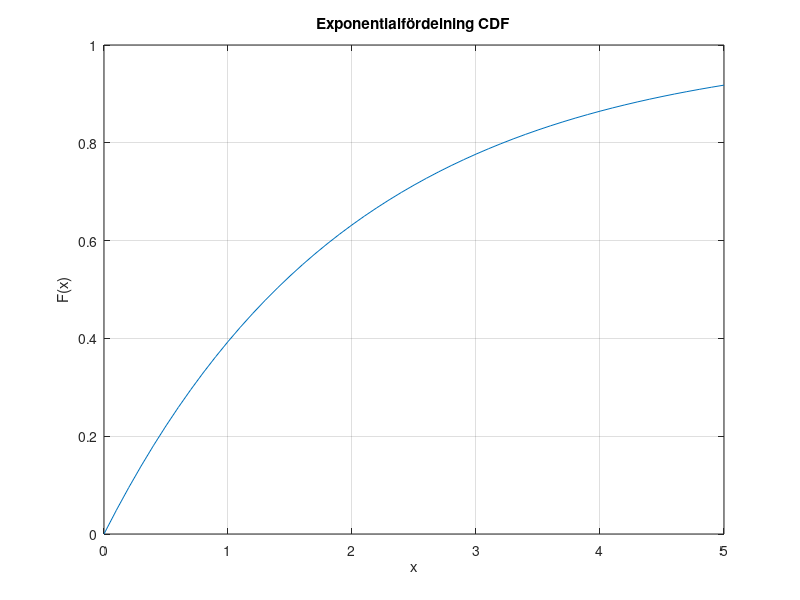

The MATLAB script that drew this image:
clc
clear
close all

x = 0:0.1:5;
y = expcdf(x,2);

plot(x,y)
grid on
title('Exponentialfördelning CDF')
xlabel('x')
ylabel('F(x)')
